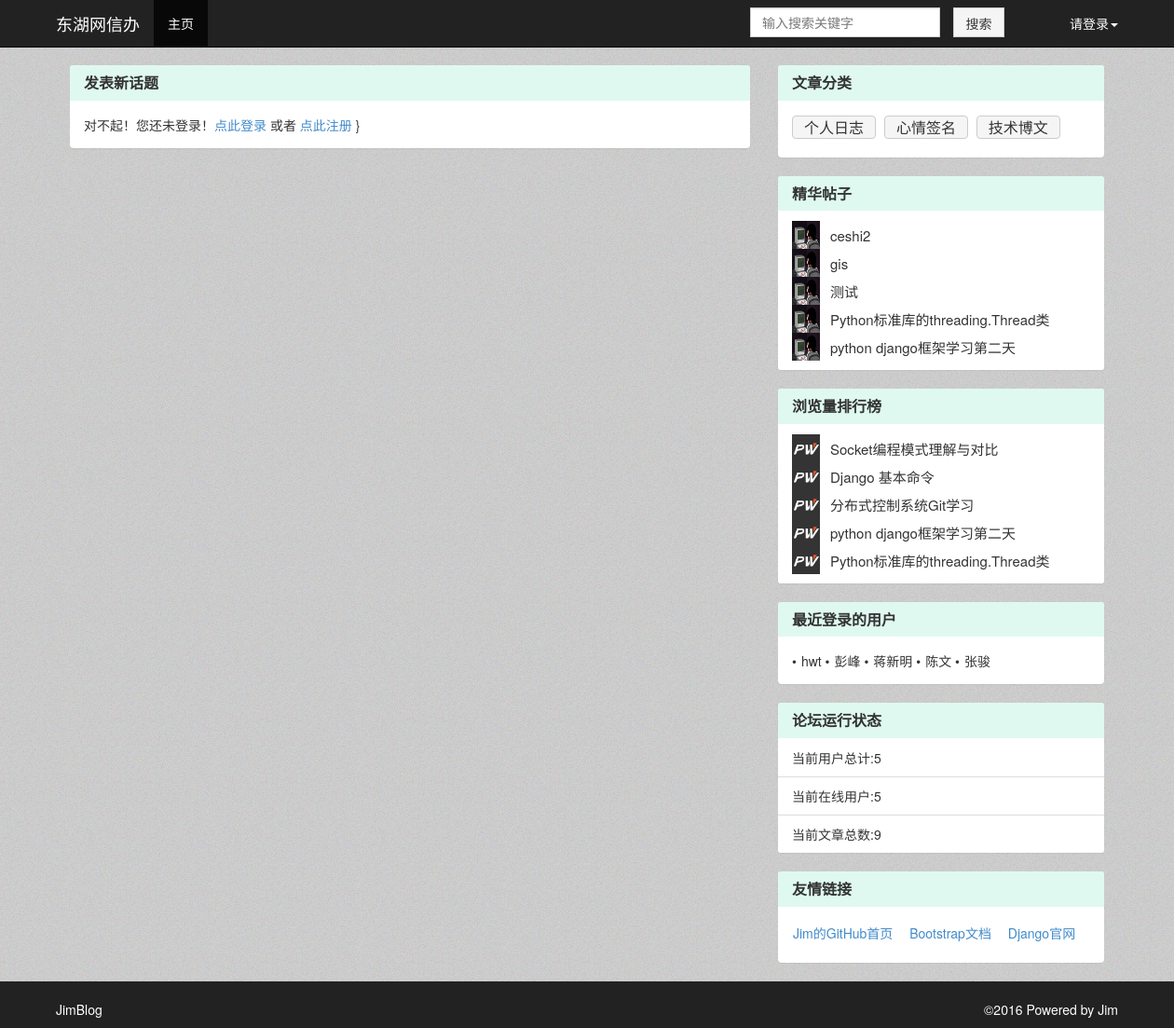
The page /article_create/ on the database its author committed.
### BlogDemo/models.py (models this page shows, shortened)
class Category(models.Model):
	name = models.CharField(u'类名',max_length=20)
	create_time = models.DateTimeField(u'创建时间',auto_now_add=True)
	last_modified_time = models.DateTimeField(u'最后修改时间',auto_now = True)
	class Meta():
		ordering = ['-last_modified_time']

class Article(models.Model):
	status_choice=(
		('d','draft'),
		('p','Published')
	)
	title = models.CharField(u'标题',max_length=70)
	body = models.TextField(u'正文')
	create_time = models.DateTimeField(u'创建时间',auto_now_add=True)
	last_modified_time = models.DateTimeField(u'最后修改时间',auto_now = True)
	status = models.CharField(u'文章状态',max_length=1,choices = status_choice)
	abstract = models.CharField(u'文章摘要',max_length=54,blank=True,null=True,help_text=u'可选，如若为空将摘取正文的前54个字符')
	views = models.PositiveIntegerField(u'浏览量',default=0)
	likes = models.PositiveIntegerField(u'点赞数',default=0)
	likes_user = models.ManyToManyField('User',verbose_name=u'点赞人',null=True,related_name='user_hit_likes')
	topped = models.BooleanField(u'置顶',default=False)
	auther = models.ForeignKey('User',verbose_name = u'作者',null=True,on_delete = models.SET_NULL)
	category = models.ForeignKey('Category',verbose_name=u'分类',null=True,on_delete = models.SET_NULL)
	class Meta:
		ordering = ['-last_modified_time']

class User(models.Model):
	user_status=(
		('invisible',u'隐身'),
		('online',u'在线'),
		('offline',u'离线')
	)
	name = models.CharField(u'用户名',max_length=20)
	passwd = models.CharField(u'密码',max_length=20,null = True)
	email = models.EmailField(u'邮箱地址',max_length=256,default='huwt15@163.com')
	status = models.CharField(u'状态',max_length=10,choices = user_status,default='online')
	last_login_time = models.DateTimeField(u'最后一次登录时间',auto_now = True)
	class Meta():
		ordering = ['last_login_time']

### BlogDemo/views.py (the view)
# urls.py: path('',IndexView.as_view(template_name="index.html"),name='home_page') ,
class IndexView(ListView):
	context_object_name = "article_list"
	template_name = "index.html"
	def get_queryset(self):
		self.request.session["current_url"] = self.request.path#获取当前页面url存入session中，如果文章只是刷新页面,而页面不跳转，则阅读数不增加。
		if self.template_name == "category_list.html":
			article_list=Article.objects.filter(category=self.kwargs['cate_id'],status='p')#如果传入category_id则获取对应分类文章作为article_list
		else:
			article_list = Article.objects.filter(status = 'p')#如果不传入category_id则获取所有文章作为article_list
		for articles in article_list:
			articles.body = markdown2.markdown(articles.body)#文章body部分进行markdown渲染
		return article_list
	def get_context_data(self,**kwargs):
		new_comment_list = []
		try:
			kwargs['category_name']=Category.objects.get(id=self.kwargs['cate_id']).name
		except:
			pass
		try:
			user_name = self.request.session['username']
			user = get_object_or_404(User,name=user_name)
			new_comment_list = Comment.objects.filter(comment_reminder=user,comment_status="N")
		except 	KeyError:
			pass
		comment_count = len(new_comment_list)
		kwargs['comment_list_user'] = new_comment_list
		kwargs['comment_count_user'] = comment_count
		kwargs['latest_login_user']=User.objects.all().order_by('-last_login_time')[:5]
		kwargs['category_list']=Category.objects.all().order_by('name')
		kwargs['popular_article']=Article.objects.all().order_by('likes')[:5]
		kwargs['views_article']=Article.objects.all().order_by('-views')[:5]
		kwargs['user_count']=User.objects.all().count()
		kwargs['article_count']=Article.objects.all().count()
		return super(IndexView,self).get_context_data(**kwargs)

### BlogDemo/templates/article_create.html (shortened to what this page needs)
{%extends "top.html" %}
{%block page-content%}
    <div id="wrap">
        <div class="container" id="main">
            <div class="col-md-8" id="left">
	<div class="panel panel-default panel-amend">
	{%if request.session.username%}
        <div class="panel-heading panel-heading-amend">
            <h3 class="panel-title">
                发表新文章&nbsp;[<span class="warm_prompt"><span style="color: red">温馨提示：</span>上传图片的宽度超过600px可能会部分失真！上传文件的大小最大不能超过30M！</span>]
            </h3>
        </div>
        <div class="panel-body">
            <div class="row">
                    <form class="form-horizontal" method="post" action="/article_publish/">
                        <div class="form-group ">
                            <label class="label-title">标题</label>
                            <div class="col-article">
                                <input type="text" class="form-control" name="title" required="" oninvalid="setCustomValidity(&#39;帖子标题不能为空！&#39;)" oninput="setCustomValidity(&#39;&#39;)">
                            </div>
                        </div>
						<div class="form-group ">
                            <label class="label-title">概要</label>
                            <div class="col-article">
                                <input type="text" class="form-control" name="abstract">(如果概要为空则取正文前50个字节)</input>
                            </div>
                        </div>
                        <div class="form-group">
                            <label class="label-content">内容</label>
                            <div class="col-article">
                                <textarea  class="form-control" rows="5" cols='88'  name='content' id="editor1">
								</textarea></h4<p>
							</div>
                        </div>
                        <div class="form-group">
                            <label class="label-category">版块</label>
                            <select name="category" class="select-category">
                                <option value="">请选择版块</option>
							 {%for category in category_list%}
                                    <option value="{{category.name}}">{{category.name}}</option>
                             {%endfor%}
                            </select>
							 <label class="label-category">状态</label>
							<select name="status" class="select-category">
                                <option value="">发表状态</option>
                                    <option value="p">发布</option>
									<option value="d">草稿</option>
                            </select>
							<button type="submit" class="btn btn-success btn-create pull-left">发表</button>
                        </div>
                    </form>
            </div>
        </div>
    </div>
	  <div class="panel panel-default panel-amend">
	   {%else%}
        <div class="panel-heading panel-heading-amend">
            <h3 class="panel-title">
                发表新话题
            </h3>
        </div>
        <div class="panel-body">
            <div class="row">
                    <span class="remind_info">
                        对不起！您还未登录！<a href="/login/">点此登录 </a>或者
                        <a href="/register/"> 点此注册</a>
                    </span>
                }
            </div>
        </div>
		{%endif%}
    </div>
            </div>
            <div class="col-md-4" id="right">
    <div class="panel panel-default panel-amend">
    <div class="panel-heading panel-heading-amend">
        <h3 class="panel-title">文章分类</h3>
    </div>
    <div class="panel-body">
        {%for category in category_list%}
            <a class="btn btn-default category_btn" href="{% url 'category_article_page' category.pk %}">{{category.name}}</a>
        {%endfor%}
    </div>
</div>
    <div class="panel panel-default panel-amend">
    <div class="panel-heading panel-heading-amend">
        <h3 class="panel-title">精华帖子</h3>
    </div>
    <ul class="list-group">
                <li class="list-group-item">
				{%for article in popular_article%}
                    <div class="row row_min_height">
                        <a href="http://www.aeflt.net/user/center/display/?uid=1" class="recommend_topic"><img class="recommend_topic_img" src="../static/7c93baa4-056c-11e6-8212-000c2919e245.jpg" title="admin"></a>
                        <div class="recommend_topic_list">
                            <a href="{% url 'article_detail_page' article.pk %}" title="{{article.name}}">{{article.title}}</a>
                        </div>
                    </div>
				{%endfor%}
                </li>
    </ul>
</div>
    <div class="panel panel-default panel-amend">
    <div class="panel-heading panel-heading-amend">
        <h3 class="panel-title">浏览量排行榜</h3>
    </div>
    <ul class="list-group">
            <li class="list-group-item">
			{%for article in views_article%}
                <div class="row row_min_height">
                    <a href="http://www.aeflt.net/user/center/display/?uid=8" class="hot_topic"><img class="hot_topic_img" src="../static/default.jpg" title="潭州助理老师  瑾萱"></a>
                    <div class="hot_topic_list">
                        <a href="{% url 'article_detail_page' article.pk %}" title="{{article.title}}">{{article.title}}</a>
                    </div>
                </div>
			{%endfor%}
            </li>
    </ul>
</div>
    <div class="panel panel-default panel-amend">
    <div class="panel-heading panel-heading-amend">
        <h3 class="panel-title">最近登录的用户</h3>
    </div>
    <div class="panel-body">
            {%for users in latest_login_user%}
				<span class="list-username">{{users.name}}</span>
			{%endfor%}
    </div>
</div>
    <div class="panel panel-default panel-amend">
    <div class="panel-heading panel-heading-amend">
        <h3 class="panel-title">论坛运行状态</h3>
    </div>
    <div class="list-group">
        <span class="list-group-item">当前用户总计:{{user_count}}</span>
		<span class="list-group-item">当前在线用户:{{user_count}}</span>
		<span class="list-group-item">当前文章总数:{{article_count}}</span>
    </div>
</div>
    <div class="panel panel-default panel-amend">
    <div class="panel-heading panel-heading-amend">
        <h3 class="panel-title">友情链接</h3>
    </div>
    <div class="panel-body">
            <a class="btn friendly_link" target="_blank" href="https://github.com/jimforit">Jim的GitHub首页</a>
            <a class="btn friendly_link" target="_blank" href="http://v3.bootcss.com/">Bootstrap文档</a>
            <a class="btn friendly_link" target="_blank" href="https://www.djangoproject.com/">Django官网</a>
    </div>
</div>
            </div>
        </div>
    </div>
    <footer class="footer-color nav-footer-color" id="footer">
        <div class="container clearfix">
            <div class="text-muted pull-left">
                   <p id="text-color">JimBlog</p>
            </div>
            <p class="muted credit pull-right" id="text-color">
                ©<time>2016</time> Powered by Jim
            </p>
        </div>
    </footer>
{%endblock%}

### BlogDemo/static/navbar-fixed-top.css (style rules this page uses)
body { min-height: 2000px; padding-top: 70px; }

### BlogDemo/static/customize.css (style rules this page uses)
a { text-decoration: none !important; }
.list-count::before, .list-time::before, .list-username::before, .list-reply-count-xs::before { content: '\2022'; margin-right: 5px; }
footer { padding-top: 20px; }
* { margin:0;padding:0;list-style-type:none; }
a,img { border:0; }
html,body { background:#fff;font-size:14px;font-family:"microsoft yahei"; }
html, body { min-height: 0px; height: 100%; padding-top: 0px; }
#wrap { min-height: 130%; height: auto; margin-bottom: -50px; padding-bottom: 50px; background-image: url("/static/background-picture.png"); padding-top: 70px; min-width: 1250px; }
footer { height: 50px; background-color: #FEFEFE; min-width: 1250px; }
.panel-body { padding: 15px; }
.panel-body:before, .panel-body:after { display: table; content: " "; }
.panel-body:after { clear: both; }
body { font-family: "WenQuanYi Micro Hei", "Microsoft YaHei", "Helvetica Neue", Helvetica, Arial, sans-serif; }
html, html a { -webkit-font-smoothing: antialiased; text-shadow: 1px 1px 1px rgba(0,0,0,0.004); }
.footer-color { background-color: #222; }
#text-color { color: #fff; }
#main { width: 1170px !important; }
#left { width: 760px !important; float: left; }
#right { width: 380px !important; float: right; }
.remind_info { margin-left: 15px; }
.hot_topic { width: 40px; height: 40px; margin-left: 15px; }
.hot_topic_img { width: 30px; height: 30px; }
.hot_topic_list { width: 270px; margin-left: 56px; margin-top: -25px; word-wrap:break-word; word-break:break-all; }
.hot_topic_list a { color: #333; font-size: 15px; }
.row_min_height { min-height: 30px; }
.recommend_topic { width: 40px; height: 40px; margin-left: 15px; }
.recommend_topic_img { width: 30px; height: 30px; }
.recommend_topic_list { width: 270px; margin-left: 56px; margin-top: -25px; word-wrap:break-word; word-break:break-all; }
.recommend_topic_list a { color: #333; font-size: 15px; margin-top: 10px; }
.friendly_link { padding-top: 1px; padding-left: 0px; }
.category_btn { height: 25px; padding-top: 1px; margin: 0px 5px 5px 0px; background-color: #f5f5f5; font-size: 16px; }
.panel-heading-amend { background-color: #DFF9F1 !important; border-color: #fff!important; }
.panel-heading h3 { font-weight: bold; }
.nav-footer-color { background-image: url(/static/img/navbar-picture.png); }
.panel-amend { border: 0px !important; }

### rows shown on the page
Category: name "个人日志"
Category: name "心情签名"
Category: name "技术博文"
Article: title "ceshi2"
Article: title "gis"
Article: title "测试"
Article: title "Python标准库的threading.Thread类"
Article: title "python django框架学习第二天"
Article: title "Socket编程模式理解与对比"
Article: title "Django 基本命令"
Article: title "分布式控制系统Git学习"
User: name "hwt"
User: name "彭峰"
User: name "蒋新明"
User: name "陈文"
User: name "张骏"

### other values the page prints
{{ user_count }} "5"
{{ article_count }} "9"
